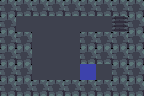

A level layout from a 2D game, rendered from its tile map. Below: a short description, then the map file with its tile-grid data intact:
An orthogonal 9x6 tile map with 16x16 px tiles, 1 tile layer (terrain) and 5 objects.

<map version="1.10" tiledversion="1.11.2" orientation="orthogonal" renderorder="right-down" width="9" height="6" tilewidth="16" tileheight="16" infinite="0" nextlayerid="3" nextobjectid="6">
 <properties>
  <property name="name" value="In Debt" />
  <property name="author" value="moineau" />
  <property name="initialKeys" type="int" value="-1" />
  <property name="goldMoves" type="int" value="20" />
  <property name="goldTime" type="float" value="4.9" />
 </properties>
 <tileset firstgid="1" source="tileset.tsx" />
 <layer id="1" name="terrain" width="9" height="6">
  <data encoding="csv">
4,4,4,4,4,4,4,4,4,
4,1,1,1,1,1,1,5,4,
4,4,1,1,1,4,4,4,4,
4,4,1,1,1,4,4,4,4,
4,4,1,1,1,3,1,4,4,
4,4,4,4,4,4,4,4,4
</data>
 </layer>
 <objectgroup id="2" name="objects">
  <object id="1" gid="6" x="48" y="32" width="16" height="16" />
  <object id="2" gid="7" x="16" y="32" width="16" height="16" />
  <object id="3" gid="8" x="80" y="32" width="16" height="16" />
  <object id="4" gid="9" x="48" y="64" width="16" height="16" />
  <object id="5" gid="7" x="96" y="80" width="16" height="16" />
 </objectgroup>
</map>
